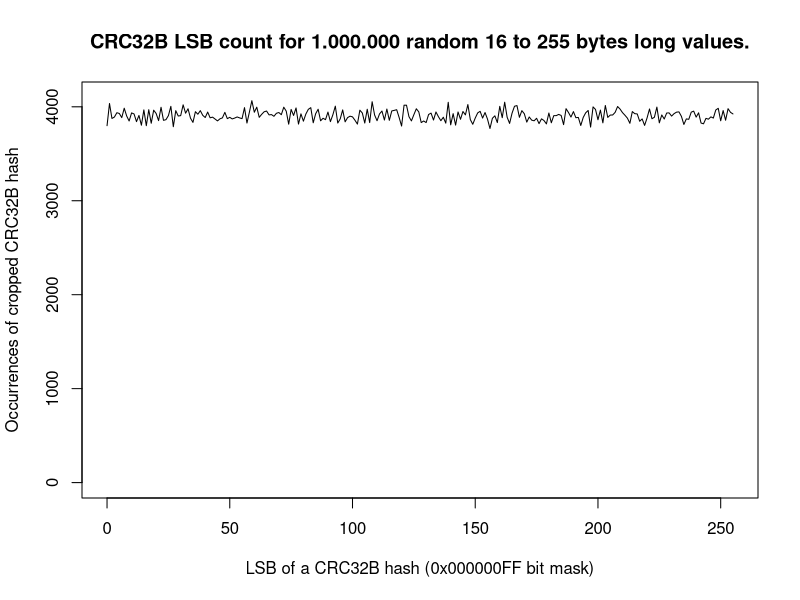

Source code (R):
values <- c(
    3799,4035,3876,3891,3937,3929,3885,3985,3902,3849,3935,3924,3842,3908,3804,3967,3799,3969,3825,3964,3929,3853,
    3995,3856,3863,3906,4005,3788,3959,3902,3906,4021,3932,3979,3879,3834,3948,3921,3959,3909,3886,3944,3883,3890,
    3870,3850,3872,3882,3941,3874,3888,3871,3880,3892,3882,3874,3991,3827,3944,4065,3942,3996,3888,3920,3947,3955,
    3914,3917,3899,3931,3939,3916,3996,3954,3815,3972,3908,3988,3816,3925,3847,3923,3973,3991,3830,3927,3974,3851,
    3878,3863,3944,3842,3915,4007,3827,3872,3967,3840,3885,3900,3893,3857,3816,3964,3934,3827,3974,3832,4054,3913,
    3852,3924,3955,3859,3976,3856,3956,3962,3969,3886,3795,4017,4017,3895,3850,3916,3979,3946,3832,3849,3832,3918,
    3933,3859,3945,3895,3852,3889,3826,4048,3808,3927,3805,3945,3867,3950,3914,4024,3864,3814,3880,3935,3952,3880,
    3939,3869,3769,3878,3904,3832,4005,3884,4049,3889,3823,3932,4006,4013,3888,3959,3926,3837,3892,3858,3851,3878,
    3821,3872,3854,3818,3934,3830,3906,3906,3919,3908,3810,3980,3939,3891,3949,3884,3887,3801,3887,3936,3961,3784,
    3999,3972,3862,3965,3829,4014,3887,3912,3913,3941,4003,3976,3938,3910,3879,3824,3949,3927,3924,3846,3871,3802,
    3881,3977,3873,3889,3997,3829,3913,3870,3934,3935,3901,3927,3943,3946,3898,3812,3871,3867,3943,3954,3890,3936,
    3827,3819,3877,3868,3893,3880,3966,3984,3851,3960,3857,3980,3941,3924
)

x_labels <- 0:(length(values) - 1)

plot(
    x_labels,
    values,
    type = "l",
    xlab = "LSB of a CRC32B hash (0x000000FF bit mask)",
    ylab = "Occurrences of cropped CRC32B hash",
    main = "CRC32B LSB count for 1.000.000 random 16 to 255 bytes long values.",
    ylim = c(0, 4100)
)
